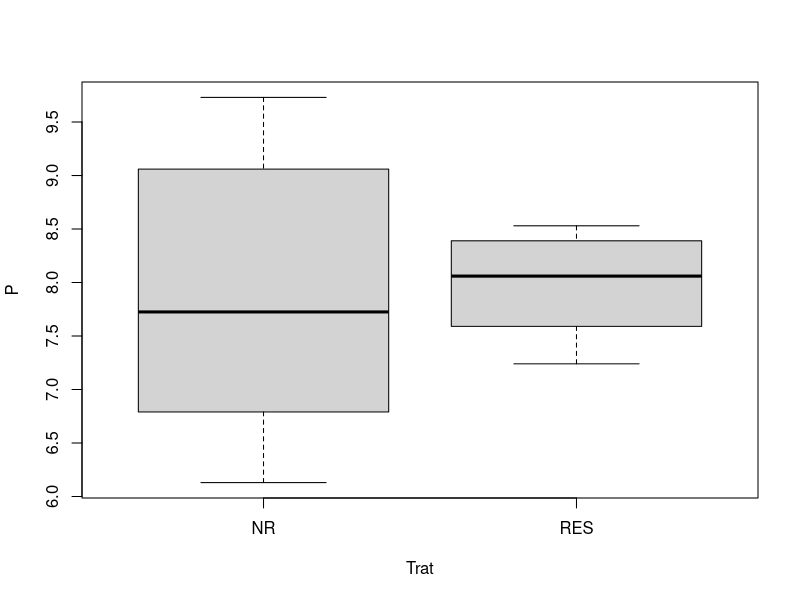

Generate this figure with R:
#limpiar datos
rm(list=ls())
#limpiar graficos
dev.off()
#limpiar consola
cat("\014")

#datos
datos<-read.csv("mannw_fosfo.csv",header=T)
datos

boxplot(P~Trat,datos)

#prueba de MANN WITHNEY
wilcox.test(P~Trat,datos)

#prueba de T
t.test(P~Trat,datos, var.equal=TRUE,alternative="two.sided", alpha=0.05)
#prueba de ANSARI
ansari.test(P~Trat,datos, var.equal=TRUE,alternative="two.sided", alpha=0.05)
#PRUEBA DE KOLMOGOROV
ks.test(P~Trat,datos,alternative="two.sided")
#otra forma de hacerlo
library(fBasics)
res<-datos[1:10,2]
res

nr<-datos[11:20,2]
nr
ks2Test(nr,res)
